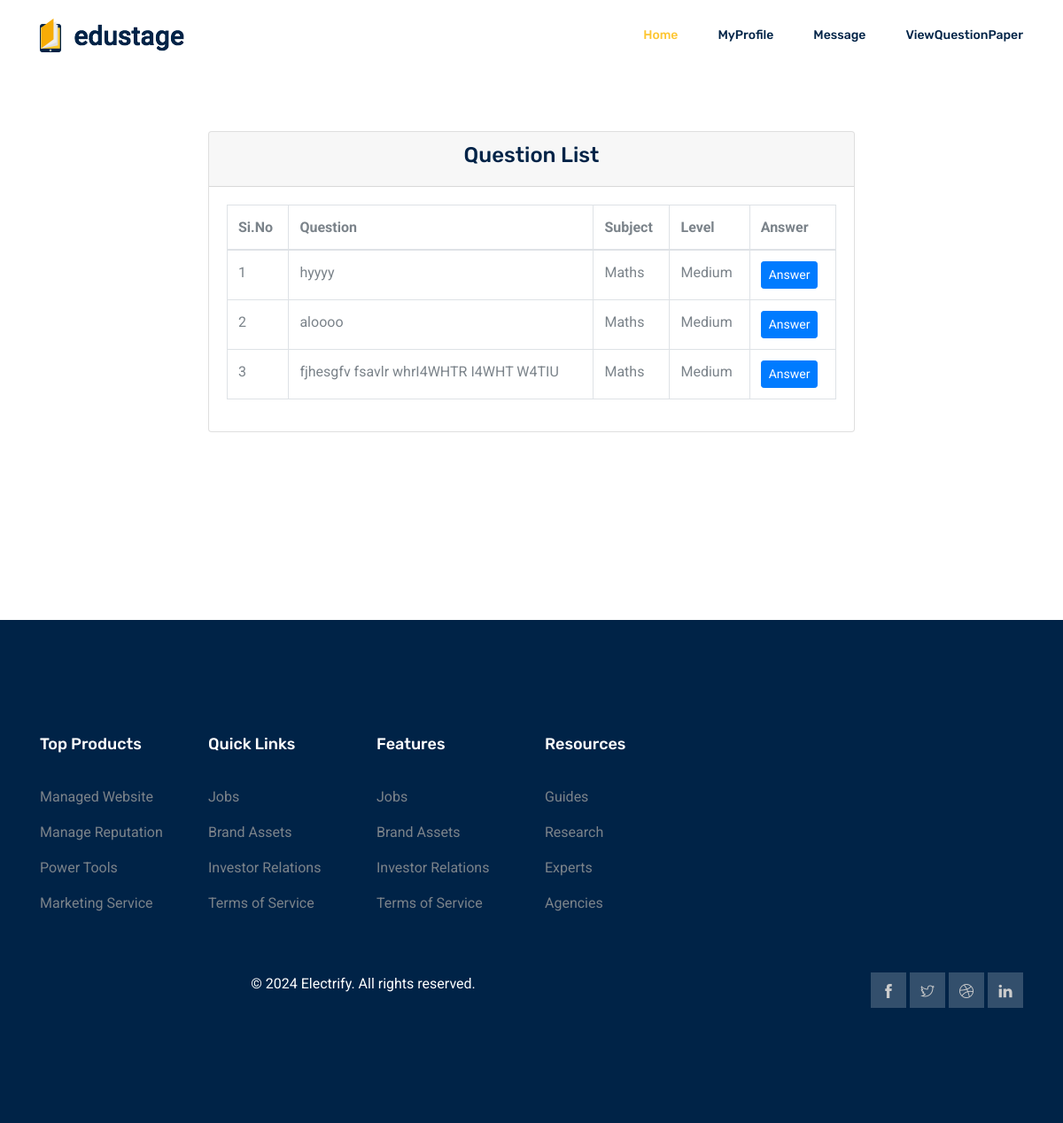
Page /Master/ViewQuestions/ on the committed database.
### Master/models.py (models this page shows)
class tbl_question(models.Model):
    question_title=models.CharField(max_length=100)
    master_id=models.ForeignKey(tbl_master,on_delete=models.CASCADE,null=True)
    subject_id=models.ForeignKey(tbl_subject,on_delete=models.CASCADE)
    level_id=models.ForeignKey(tbl_level,on_delete=models.CASCADE)

### Admin/models.py (models this page shows)
class tbl_subject(models.Model):
    subject_name=models.CharField(max_length=40)

class tbl_level(models.Model):
    level_name=models.CharField(max_length=40)
    time_limit = models.IntegerField(default=30,null=True)

### Master/views.py (the view)
# urls.py: path('ViewQuestions/',views.ViewQuestions,name='ViewQuestions'),
def ViewQuestions(request):
    qst=tbl_question.objects.all()
    subject=tbl_subject.objects.all()
    level=tbl_level.objects.all()
    return render(request,'Master/ViewQuestions.html',{'question':qst,'Subject':subject,'Level':level})

### Master/Templates/Master/ViewQuestions.html (shortened to what this page needs)
{% extends 'User/Header.html' %}
{% block content %}
<!DOCTYPE html>
<html lang="en">
<head>
</head>
<body>
    <div class="container mt-5">
        <div class="row justify-content-center">
            <div class="col-md-8">
                <div class="card">
                    <div class="card-header text-center">
                        <h3>Question List</h3>
                    </div>
                    <div class="card-body">
                        <form action="" method="post">
                            <div class="table-responsive">
                                <table class="table table-bordered">
                                    <thead>
                                        <tr>
                                            <th>Si.No</th>
                                            <th>Question</th>
                                            <th>Subject</th>
                                            <th>Level</th>
                                            <th>Answer</th>
                                        </tr>
                                    </thead>
                                    <tbody>
                                        {% for i in question %}
                                        <tr>
                                            <td>{{forloop.counter}}</td>
                                            <td>{{i.question_title}}</td>
                                            <td>{{i.subject_id.subject_name}}</td>
                                            <td>{{i.level_id.level_name}}</td>
                                            <td>
                                                <a href="{% url 'Master:ViewAnswer' i.id %}"
                                                   class="btn btn-primary btn-sm">
                                                    Answer
                                                </a>
                                            </td>
                                        </tr>
                                        {% endfor %}
                                    </tbody>
                                </table>
                            </div>
                        </form>
                    </div>
                </div>
            </div>
        </div>
    </div>
</body>
</html>
{% endblock %}

### rows in the picture
tbl_question: question_title "hyyyy", subject_id.subject_name "Maths", level_id.level_name "Medium"
tbl_question: question_title "aloooo", subject_id.subject_name "Maths", level_id.level_name "Medium"
tbl_question: question_title "fjhesgfv fsavlr whrI4WHTR I4WHT W4TIU", subject_id.subject_name "Maths", level_id.level_name "Medium"
